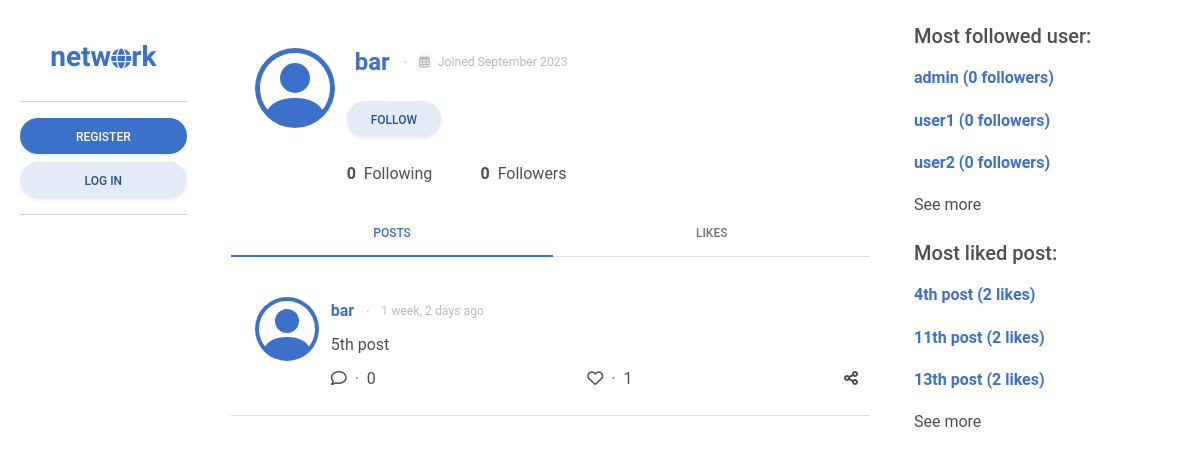
/profile/bar, run on an earlier commit of the app's database.
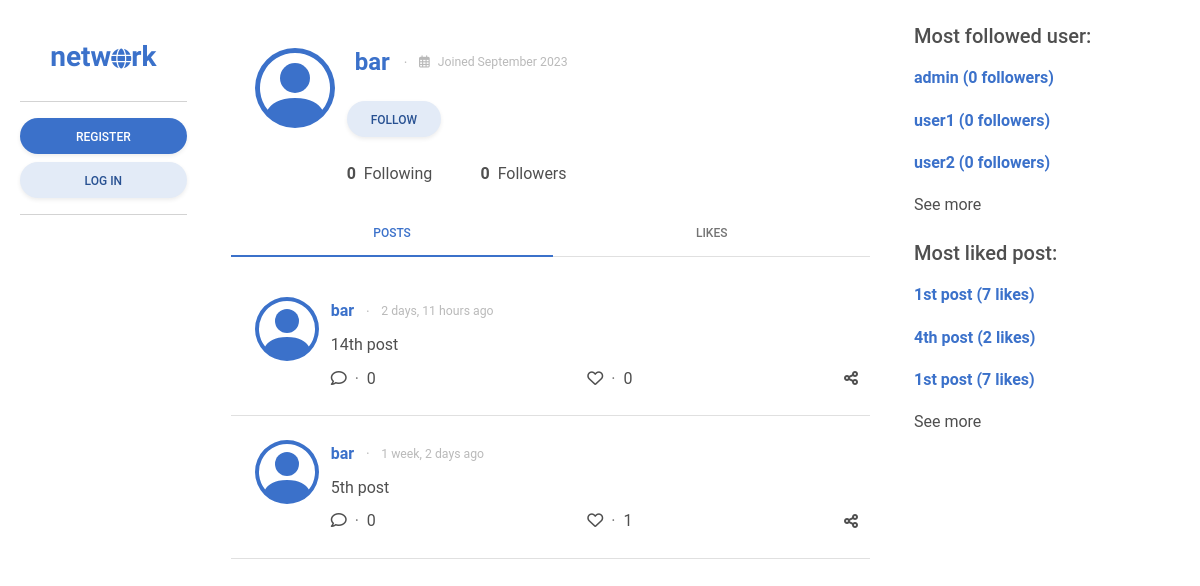
And on a later commit of the database.
### network/models.py (models this page shows, shortened)
class User(AbstractUser):
    pass
    date_joined = models.DateTimeField(auto_now_add=True)
    following = models.ManyToManyField("self", blank=True, related_name="followers", symmetrical=False)
    def num_of_following(self):
        return len(self.following.all())
    def num_of_followers(self):
        return len(self.followers.all())

class Post(models.Model):
    content = models.CharField(max_length=255)
    poster = models.ForeignKey(User, on_delete=models.CASCADE, related_name="posts")
    likers = models.ManyToManyField(User, blank=True, related_name="likes")
    date_posted = models.DateTimeField(auto_now_add=True)
    edited = models.BooleanField(default=False)
    def num_of_likes(self):
        return len(self.likers.all())
    def num_of_comments(self):
        return len(self.comments.all())
    class Meta:
        ordering = ["-date_posted"]

### network/views.py (the view)
# urls.py: path("profile/<str:user>", views.profile, name="profile"),
def profile(request, user):
    most_followed_users = User.objects.all().order_by('-following')
    most_liked_posts = Post.objects.all().order_by("-likers")
    profile = User.objects.get(username=user)
    profile_posts = Post.objects.filter(poster=profile)
    profile_likes = Post.objects.filter(likers=profile)
    return render(request, "network/profile.html", {
        "most_followed_users": most_followed_users,
        "most_liked_posts": most_liked_posts,
        "profile": profile,
        "posts": profile_posts,
        "liked_posts": profile_likes,
    })

### network/templates/network/profile.html (shortened to what this page needs)
{% extends "network/layout.html" %}
{% block body %}
{% include "network/sidebar_left.html" %}
<div class="col-lg-7 col-md-6 col-sm-9">
    <div class="overflow-auto px-3" style="max-height:100vh;">
            <div class="pt-4 bg-white">
                {% include "network/profile_info.html" with profile=profile %}
            </div>
        <div class="sticky-top">
            <ul class="nav nav-tabs nav-fill mb-3 border-bottom" id="ex1" role="tablist">
                <li class="nav-item transparan" role="presentation">
                    <a class="nav-link active" id="posts_tab" data-mdb-toggle="tab" href="#all_posts" role="tab"
                        aria-controls="ex2-tabs-1" aria-selected="true">Posts</a>
                </li>
                <li class="nav-item transparan" role="presentation">
                    <a class="nav-link" id="likes_tab" data-mdb-toggle="tab" href="#all_likes" role="tab"
                        aria-controls="ex2-tabs-2" aria-selected="false">Likes</a>
                </li>
            </ul>
        </div>
        <div class="tab-content" id="ex2-content">
            <div class="tab-pane fade show active mb-4" id="all_posts" role="tabpanel" aria-labelledby="posts_tab">
                {% include "network/posts.html" with posts=posts %}
            </div>
        </div>
    </div>
</div>
{% include "network/sidebar_right.html" %}
{% endblock %}

### network/templates/network/layout.html (shortened to what this page needs)
{% load static %}
<!DOCTYPE html>
<html lang="en">
    <head>
        <link rel="stylesheet" href="https://cdn.jsdelivr.net/npm/bootstrap-icons@1.10.5/font/bootstrap-icons.css">
        <link href="https://cdnjs.cloudflare.com/ajax/libs/mdb-ui-kit/6.4.1/mdb.min.css" rel="stylesheet" />
        <link href="https://cdnjs.cloudflare.com/ajax/libs/font-awesome/6.0.0/css/all.min.css" rel="stylesheet" />
        <link href="{% static 'network/styles.css' %}" rel="stylesheet">
    </head>
    <body>
        <div class="container-flow px-3">
            <div class="row d-flex">
                {% block body %}
                {% endblock %}
            </div>
        </div>
    </body>
</html>

### network/templates/network/sidebar_left.html (shortened to what this page needs)
<div class="px-3 col-lg-2 col-md-3 col-sm-3 my-4">
    <div class="d-grid gap-2">
        <a href="/" class="h3 mt-3 text-center comfortaa fw-bold">
            netw<i class="fa-solid fa-globe h5"></i>rk
        </a>
    </div>
    <hr>
    {% if user.is_authenticated %}
    <div class="d-grid gap-2">
        <button class="btn btn-secondary btn-rounded shadow-sm" data-mdb-toggle="modal"
            data-mdb-target="#newpost">
            New Post
        </button>
    </div>
    <div class="modal top fade" id="newpost" tabindex="-1" aria-labelledby="exampleModalLabel" aria-hidden="true"
        data-mdb-backdrop="true" data-mdb-keyboard="true">
        <div class="modal-dialog modal-lg  modal-dialog-centered">
            <div class="modal-content">
                <div class="p-5">
                    <div class="px-5 col-auto">
                        <form action="{% url 'create' %}" method="post">
                            {% csrf_token %}
                            <div class="d-grid gap-3">
                                <div class="form-outline">
                                    <textarea class="form-control shadow-sm" id="content" rows="2"
                                        name="content"></textarea>
                                    <label class="form-label" for="content">What's happening?</label>
                                </div>
                                <input class="btn btn-secondary btn-rounded shadow-sm text-center" type="submit"
                                    value="Post">
                            </div>
                        </form>
                    </div>
                </div>
            </div>
        </div>
    </div>
    {% else %}
    <div class="d-grid gap-2">
        <a href="{% url 'register' %}" class="btn btn-primary btn-rounded shadow-sm" data-mdb-toggle="modal"
            data-mdb-target="#register">Register</a>
        <a href="{% url 'login' %}" class="btn btn-secondary btn-rounded shadow-sm" data-mdb-toggle="modal"
            data-mdb-target="#login">Log In</a>
    </div>
    {% endif %}
    <hr>
</div>

### network/templates/network/profile_info.html (shortened to what this page needs)
<div class="container p-0">
    <div class="row p-4">
        <a href="{% url 'profile' user=profile.username %}" class="col-auto">
        </a>
        <div class="col p-0">
            <div class="d-flex justify-content-between mx-2">
                <div>
                    <a href="{% url 'profile' user=profile.username %}" class="h4 fw-bold text-decoration-none align-middle">
                        {{ profile.username }}
                    </a>
                    <span class="small text-muted opacity-50 align-middle">
                        <span class="align-middle mx-2">&#183;</span>
                        <span class="small align-middle"><i class="fa-regular fa-calendar-days me-2"></i>Joined {{profile.date_joined.date|date:"F Y"}}</span>
                    </span>
                </div>
            </div>
            <div>
                {% if not user.is_authenticated %}
                <button class="btn btn-secondary btn-rounded shadow-sm my-4" role="button" data-mdb-toggle="modal" data-mdb-target="#follow">
                    Follow
                </button>
                {% else %}
                <div class="my-3"></div>
                {% endif %}
            </div>
            <div class="row">
                <div class="col-3" role="button" data-mdb-toggle="modal" data-mdb-target="#following_{{ profile.id }}">
                    <span class="fw-bold me-1">{{ profile.num_of_following }}</span> Following
                </div>
                <div class="col-3" role="button" data-mdb-toggle="modal" data-mdb-target="#followers_{{ profile.id }}">
                    <span class="fw-bold me-1">{{ profile.num_of_followers }}</span> Followers
                </div>
            </div>
        </div>
    </div>
</div>

### network/templates/network/posts.html (shortened to what this page needs)
{% load humanize %}
{% if not posts %}
<div class="container p-0">
    <h3 class="text-center p-3">No posts yet.</h3>
</div>
{% else %}
{% for post in posts %}
<div class="container p-0 border-bottom">
    <div class="row p-4">
        <a href="{% url 'profile' user=post.poster.username %}" class="col-auto">
        </a>
        <div class="col p-0">
            <div class="d-flex justify-content-between align-items-center">
                <div>
                    <a href="{% url 'profile' user=post.poster.username %}" class="fw-bold text-decoration-none align-middle">
                        {{ post.poster.username }}
                    </a>
                    <span class="small text-muted opacity-50 align-middle">
                        <span class="mx-2 align-middle">&#183;</span>
                        <span class="small align-middle">{{ post.date_posted|naturaltime }}</span>
                    </span>
                </div>
            </div>
            <div class="my-2">{{ post.content }}</div>
            <div class="d-flex justify-content-between align-items-center">
                <div>
                    <i class="fa-regular fa-comment" role="button" data-mdb-toggle="modal" data-mdb-target="#comment_modal_{{ post.id }}"></i>
                    <span class="mx-1 text-muted">&#183;</span>
                    <span role="button" data-mdb-toggle="modal" data-mdb-target="#comment_list_modal_{{ post.id }}">
                        {% if post.num_of_comments %}
                        {{ post.num_of_comments }}
                        {% else %}
                        0
                        {% endif %}
                    </span>
                </div>
                <div>
                    <i
                        {% if user.is_authenticated and user in post.likers.all %}
                        class="fa-solid fa-heart"
                        {% elif user.is_authenticated %}
                        class="fa-regular fa-heart"
                        {% else %}
                        class="fa-regular fa-heart" role="button" data-mdb-toggle="modal" data-mdb-target="#like_post_{{ post.id }}"
                        {% endif %}
                        >
                    </i>
                    <span class="mx-1 text-muted">&#183;</span>
                    <span role="button" data-mdb-toggle="modal" data-mdb-target="#likers_modal_{{ post.id }}">
                        {% if post.num_of_likes %}
                        {{ post.num_of_likes }}
                        {% else %}
                        0
                        {% endif %}
                    </span>
                </div>
                <i class="fa-solid fa-share-nodes"></i>
            </div>
        </div>
    </div>
</div>
{% endfor %}
{% endif %}

### network/templates/network/sidebar_right.html (shortened to what this page needs)
<div class="px-3 d-sm-none d-none d-md-block col-lg-3 col-md-3 my-4 ">
    <div class="h5">Most followed user:</div>
    <ul class="list-group list-group-light list-group-small mb-3">
        {% for user in most_followed_users|slice:":3" %}
        <li class="list-group-item border-0">
            <a href="{% url 'profile' user=user.username %}" class="fw-bold text-decoration-none align-middle">
                {{ user.username }} ({{user.num_of_followers}} followers)
            </a>
        </li>
        {% endfor %}
        <li class="list-group-item border-0" role="button" data-mdb-toggle="modal" data-mdb-target="#most_followed_users">
            See more
        </li>
    </ul>
    <div class="h5">Most liked post:</div>
    <ul class="list-group list-group-light list-group-small mb-3">
        {% for post in most_liked_posts|slice:":3" %}
        <li class="list-group-item border-0">
            <a href="{% url 'profile' user=post.poster.username %}" class="fw-bold text-decoration-none align-middle">
                {{ post.content }} ({{ post.num_of_likes }} likes)
            </a>
        </li>
        {% endfor %}
        <li class="list-group-item border-0" role="button" data-mdb-toggle="modal" data-mdb-target="#most_liked_posts">See more</li>
    </ul>
</div>

### network/static/network/styles.css (style rules this page uses)
.comfortaa { font-family: comfortaa, sans-serif; }
.transparan { background: rgba(255, 255, 255, 0.75); backdrop-filter: blur(2px); }

What changed in the data, as far as the page shows it:
no longer on this page (row unchanged): Post: content "11th post", num_of_likes "2"
no longer on this page (row unchanged): Post: content "13th post", num_of_likes "2"
added Post: poster.username "bar", date_posted "2 days, 11 hours ago", content "14th post", shows "0"
now on this page (row unchanged): Post: content "1st post", num_of_likes "7"
